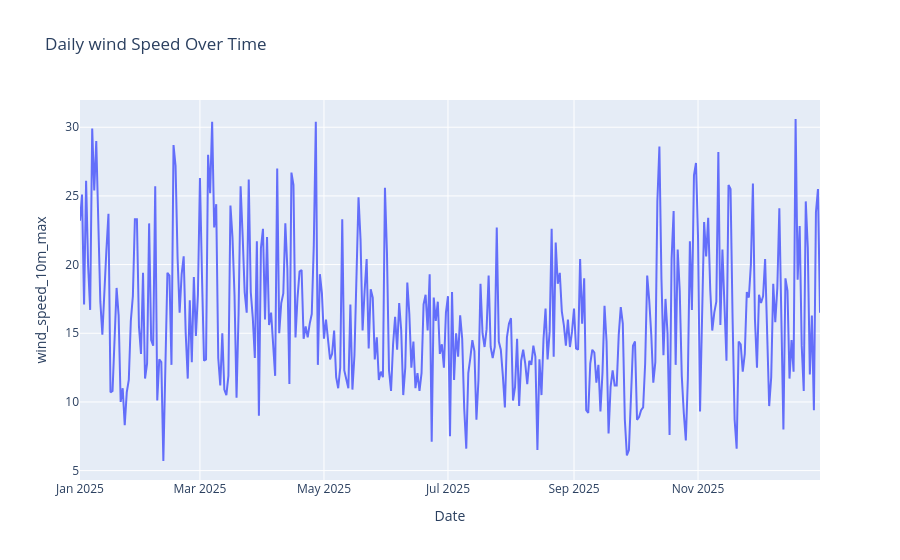

Source (notebook cell):
### Markdown cell above
### Wind Speed

### Code cell
fig = px.line(
    weather_daily,
    x="date",
    y="wind_speed_10m_max",
    title="Daily wind Speed Over Time",
    markers=False
)

fig.update_layout(
    xaxis_title="Date",
    yaxis_title="wind_speed_10m_max",
    hovermode="x unified"
)

fig.show()

### Figure 1 — Plotly figure (JSON) as saved in the notebook; plotly's stock layout.template omitted (floating-point values rounded to 4 significant figures; data arrays with more than 128 entries replaced by an {"elided": "..."} marker saying what was removed)
{"data": [{"hovertemplate": "date=%{x}<br>wind_speed_10m_max=%{y}<extra></extra>", "legendgroup": "", "line": {"color": "#636efa", "dash": "solid"}, "marker": {"symbol": "circle"}, "mode": "lines", "name": "", "orientation": "v", "showlegend": false, "type": "scatter", "x": {"elided": "365 str values"}, "xaxis": "x", "y": {"elided": "365 float values"}, "yaxis": "y"}], "layout": {"hovermode": "x unified", "legend": {"tracegroupgap": 0}, "title": {"text": "Daily wind Speed Over Time"}, "xaxis": {"anchor": "y", "domain": [0, 1], "title": {"text": "Date"}}, "yaxis": {"anchor": "x", "domain": [0, 1], "title": {"text": "wind_speed_10m_max"}}}}
